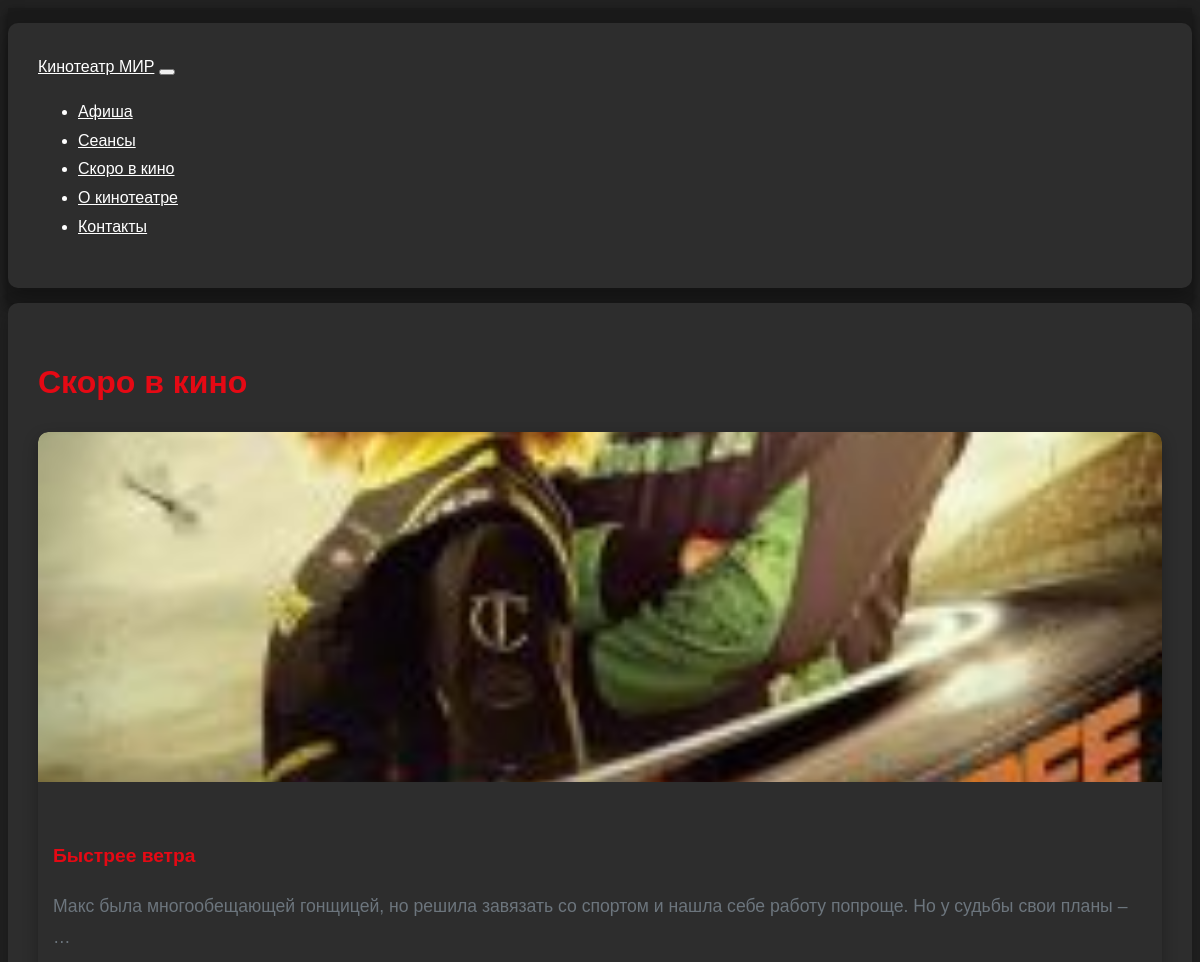
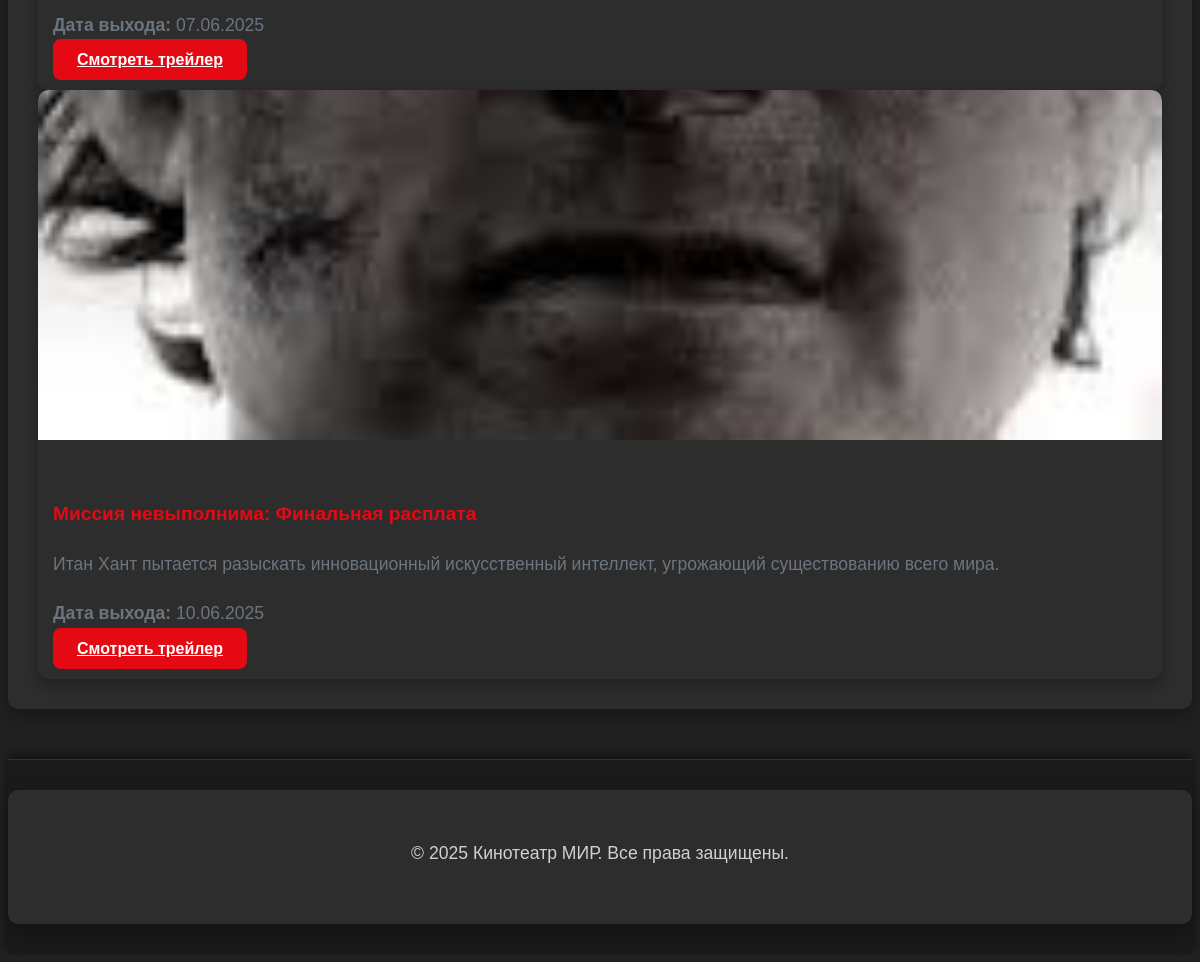
Screenshot of /coming_soon/ with the database file from the repository (2 pictures, top to bottom).
### movies/models.py (models this page shows, shortened)
class ComingSoon(models.Model):
    title = models.CharField(max_length=255)
    poster = models.ImageField(upload_to='posters/', blank=True, null=True)
    release_date = models.DateField()
    trailer_url = models.URLField(blank=True, null=True)
    description = models.TextField()
    class Meta:
        verbose_name = "Фильм"
        verbose_name_plural = "Фильмы"

### movies/views.py (the view)
# urls.py: path('coming_soon/', views.coming_soon_view, name='coming_soon'),
def coming_soon_view(request):
    coming_soon = ComingSoon.objects.all()
    return render(request, 'coming_soon.html', {'coming_soon': coming_soon})

### templates/coming_soon.html (shortened to what this page needs)
{% extends 'base.html' %}
{% block content %}
<div class="container">
    <h1 class="mt-4">Скоро в кино</h1>
    <div class="row">
        {% for movie in coming_soon %}
            <div class="col-md-4 mb-4">
                <div class="movie-card">
                    {% if movie.poster %}
                        <img src="{{ movie.poster.url }}" alt="{{ movie.title }}">
                    {% else %}
                        <img src="[invalid url, do not cite] alt="{{ movie.title }}">
                    {% endif %}
                    <div class="card-body">
                        <h5 class="card-title">{{ movie.title }}</h5>
                        <p class="card-text">{{ movie.description|truncatewords:20 }}</p>
                        <p><strong>Дата выхода:</strong> {{ movie.release_date|date:"d.m.Y" }}</p>
                        {% if movie.trailer_url %}
                            <a href="{{ movie.trailer_url }}" class="btn btn-primary" target="_blank">Смотреть трейлер</a>
                        {% endif %}
                    </div>
                </div>
            </div>
        {% empty %}
            <p>Фильмы отсутствуют.</p>
        {% endfor %}
    </div>
</div>
{% endblock %}

### static/css/style.css (style rules this page uses)
body { background-color: #f8f9fa; }
body { font-family: Arial, sans-serif; }
body { font-family: 'Arial', sans-serif; background-color: #1a1a1a; color: #ffffff; line-height: 1.6; }
.container { max-width: 1200px; margin: 0 auto; padding: 20px; }
h1, h2, h3, h4, h5, h6 { color: #ffffff; font-weight: bold; }
.card-body { color: #ffffff; }
.card-title { font-size: 1.5rem; margin-bottom: 10px; }
.card-text { color: #cccccc; }
.btn-primary { background-color: #007bff; border-color: #007bff; border-radius: 5px; padding: 10px 20px; font-weight: 500; }
body { font-family: 'Arial', sans-serif; background-color: #1a1a1a; color: #ffffff; line-height: 1.6; overflow-x: hidden; }
.container { max-width: 1200px; margin: 0 auto; padding: 20px; animation: fadeIn 1s ease-in; }
h1, h2, h3, h4, h5, h6 { color: #ffffff; font-weight: bold; animation: fadeIn 1s ease-in; }
.btn-primary { background-color: #007bff; border-color: #007bff; border-radius: 5px; padding: 10px 20px; font-weight: 500; transition: background-color 0.3s ease, transform 0.3s ease; }
html { scroll-behavior: smooth; }
body { font-family: 'Arial', sans-serif; background-color: #f8f9fa; color: #343a40; line-height: 1.6; overflow-x: hidden; }
h1, h2, h3, h4, h5, h6 { color: #343a40; font-weight: bold; animation: fadeIn 1s ease-in; }
.card-body { color: #343a40; }
.card-text { color: #6c757d; }
.movie-card { background-color: #ffffff; border: 1px solid #dee2e6; border-radius: 10px; overflow: hidden; transition: transform 0.3s ease, box-shadow 0.3s ease; animation: fadeIn 1s ease-in; }
.movie-card img { width: 100%; height: 300px; object-fit: cover; border-top-left-radius: 10px; border-top-right-radius: 10px; }
.movie-card .card-body { padding: 15px; }
.movie-card h5 { font-size: 1.2rem; margin-bottom: 10px; }
.movie-card p { margin-bottom: 5px; color: #6c757d; }
body { font-family: 'Poppins', sans-serif; background: #212121; color: #ffffff; line-height: 1.8; overflow-x: hidden; }
.container { max-width: 1200px; margin: 0 auto; padding: 30px; background: #2d2d2d; border-radius: 10px; box-shadow: 0 8px 20px rgba(0, 0, 0, 0.3); animation: fadeIn 1s ease-in; }
h1, h2, h3, h4, h5, h6 { font-family: 'Poppins', sans-serif; color: #e50914; font-weight: 600; margin-bottom: 20px; animation: slideIn 1s ease-in; }
p { font-size: 1.1rem; color: #d1d1d1; margin-bottom: 25px; }
.movie-card { background: #2d2d2d; border: none; border-radius: 10px; overflow: hidden; box-shadow: 0 6px 15px rgba(0, 0, 0, 0.3); transition: transform 0.3s ease, box-shadow 0.3s ease; }
.movie-card img { height: 350px; object-fit: cover; transition: transform 0.3s ease; }
.btn-primary, .btn-outline-primary { background: #e50914; border-color: #e50914; color: #ffffff; border-radius: 8px; padding: 12px 24px; font-family: 'Poppins', sans-serif; font-weight: 600; transition: background-color 0.3s ease, transform 0.3s ease; }

### rows the page displays
ComingSoon: poster (picture), title "Быстрее ветра", description "Макс была многообещающей гонщицей, но решила завязать со спортом и нашла себе работу попроще. Но у судьбы свои планы – …", release_date "07.06.2025"
ComingSoon: poster (picture), title "Миссия невыполнима: Финальная расплата", description "Итан Хант пытается разыскать инновационный искусственный интеллект, угрожающий существованию всего мира.", release_date "10.06.2025"
